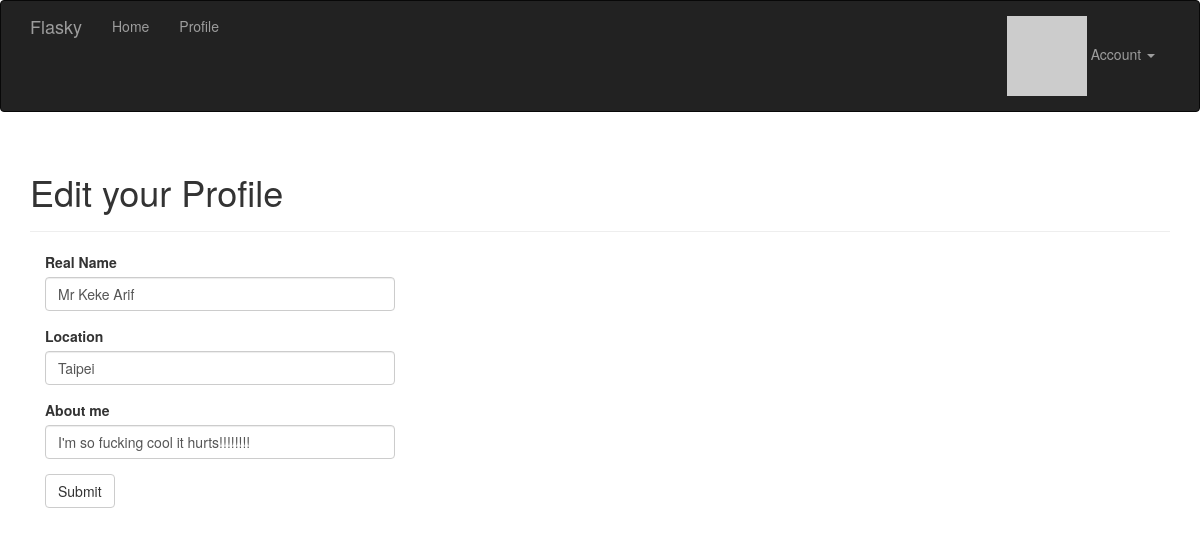
The app's page /edit-profile (signed in), older data.
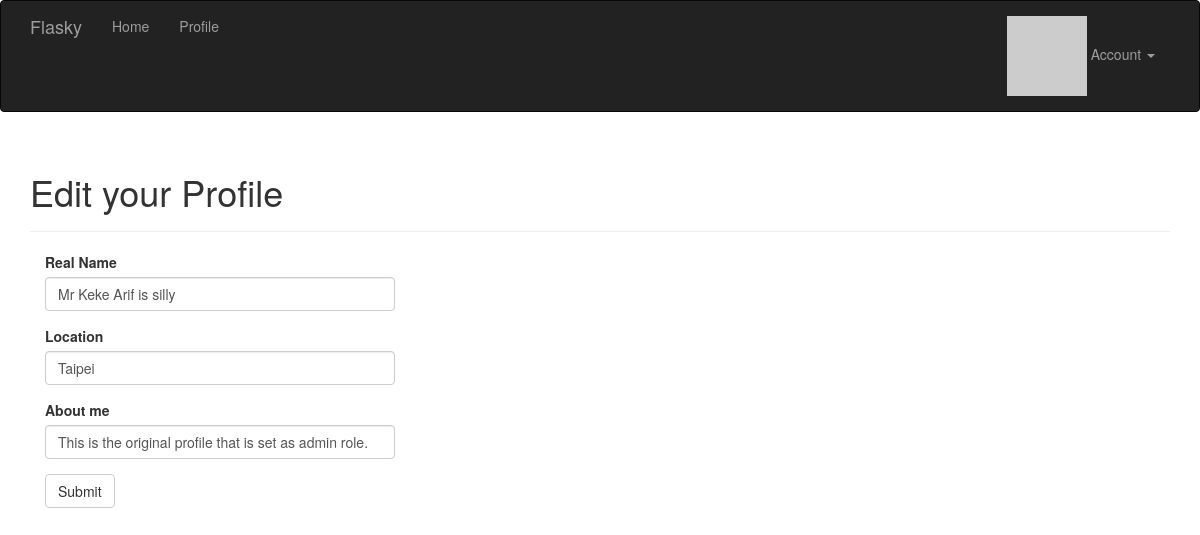
The same page, newer data.
### app/models.py (models this page shows, shortened)
class User(UserMixin, db.Model):  # Here we inherit from two classes
    __tablename__ = 'users'
    id = db.Column(db.Integer, primary_key=True)
    email = db.Column(db.String(64), unique=True, index=True)
    username = db.Column(db.String(64), unique=True, index=True)
    role_id = db.Column(db.Integer, db.ForeignKey('roles.id'))
    password_hash = db.Column(db.String(128))
    confirmed = db.Column(db.Boolean, default=False)
    name = db.Column(db.String(64))
    location = db.Column(db.String(64))
    about_me = db.Column(db.Text())
    member_since = db.Column(db.DateTime, default=datetime.utcnow)
    last_seen = db.Column(db.DateTime, default=datetime.utcnow)
    avatar_hash = db.Column(db.String(32))
    posts = db.relationship('Post', backref='author', lazy='dynamic')
    followed = db.relationship('Follow',
                               foreign_keys=[Follow.follower_id],
                               backref=db.backref('follower', lazy='joined'),
                               lazy='dynamic',
                               cascade='all, delete-orphan')
    followers = db.relationship('Follow',
                                foreign_keys=[Follow.followed_id],
                                backref=db.backref('followed', lazy='joined'),
                                lazy='dynamic',
                                cascade='all, delete-orphan')
    @property
    def password(self):
        raise AttributeError('password is not a readable attribute')
    def ping(self):
        self.last_seen = datetime.utcnow()
        db.session.add(self)
    def gravatar(self, size=100, default='identicon', rating='g'):
        if request.is_secure:
            url = 'http://secure.gravatar.com/avatar'
        else:
            url = 'http://www.gravatar.com/avatar'
        hash = self.avatar_hash or hashlib.md5(
                self.email.encode('utf-8')).hexdigest()
        return '{url}/{hash}?s={size}&d={default}&r={rating}'.format(
            url=url, hash=hash, size=size, default=default, rating=rating)

### app/main/views.py (the view, shortened to what this page needs)
@main.route('/edit-profile', methods=['GET', 'POST'])
@login_required
def edit_profile():
    form = EditProfileForm()
    form.name.data = current_user.name
    form.location.data = current_user.location
    form.about_me.data = current_user.about_me
    return render_template('edit_profile.html', form=form)

### app/main/forms.py
class EditProfileForm(FlaskForm):
    name = StringField('Real Name', validators=[Length(0, 64)])
    location = StringField('Location', validators=[Length(0, 64)])
    about_me = TextField('About me')
    submit = SubmitField('Submit')

### app/auth/views.py (called while the page is built)
@auth.before_app_request
def before_request():
    if current_user.is_authenticated:
        current_user.ping()
        if not current_user.confirmed \
                and request.endpoint[:5] != 'auth.':
            return redirect(url_for('auth.unconfirmed'))

### app/main/__init__.py (called while the page is built)
@main.app_context_processor
def inject_permissions():
    return dict(Permission=Permission)

### app/models.py (called while the page is built)
@login_manager.user_loader
def load_user(user_id):
    return User.query.get(int(user_id))

### app/templates/edit_profile.html (shortened to what this page needs)
{% extends "base.html" %}
{% import "bootstrap/wtf.html" as wtf %}
{% block page_content %}
<div class="page-header">
    <h1>Edit {% if user %}{{ user.username }}'s{% else %}your{% endif %} Profile</h1>
</div>
<div class="col-md-4">
    {{ wtf.quick_form(form) }}
</div>
{% endblock %}

### app/templates/base.html (shortened to what this page needs)
{% extends "bootstrap/base.html" %}
{% block head %}
{{ super() }}
<link rel="stylesheet" type="text/css" href="{{ url_for('static', filename='styles.css') }}">
{% endblock %}
{% block navbar %}
<div class="navbar navbar-inverse" role="navigation">
    <div class="container">
        <div class="navbar-header">
            <a class="navbar-brand" href="/">Flasky</a>
        </div>
        <div class="navbar-collapse collapse">
            <ul class="nav navbar-nav">
                <li><a href="/">Home</a></li>
                {% if current_user.is_authenticated %}
                <li><a href="{{ url_for('main.user', username=current_user.username) }}">Profile</a></li>
                {% endif %}
            </ul>
            <ul class="nav navbar-nav navbar-right">
                {% if current_user.is_authenticated %}
                <li class="dropdown">
                  <a href="#" class="dropdown-toggle" data-toggle="dropdown">
                      <img src="{{ current_user.gravatar(size=18) }}">
                      Account <b class="caret"></b>
                  </a>
                </li>
                {% else %}
                <li><a href="{{ url_for('auth.login') }}">Log In</a></li>
                {% endif %}
            </ul>
        </div>
    </div>
</div>
{% endblock %}
{% block content %}
<div class="container">
  {% block page_content %}{% endblock %}
</div>
{% endblock %}

Row changes from the older to the newer data that the page shows:
changed User "Taipei": name "Mr Keke Arif" → "Mr Keke Arif is silly"; about_me "I'm so fucking cool it hurts!!!!!!!!" → "This is the original profile that is set as admin role."
